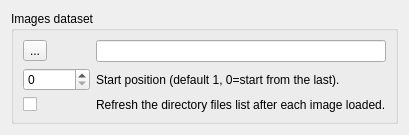
                             <widget class="QWidget" name="page_5">
                              <layout class="QVBoxLayout" name="verticalLayout_6">
                               <item>
                                <widget class="QGroupBox" name="source_groupBox_images">
                                 <property name="title">
                                  <string>Images dataset</string>
                                 </property>
                                 <layout class="QGridLayout" name="gridLayout_7" columnstretch="0,1">
                                  <item row="2" column="0">
                                   <widget class="QCheckBox" name="source_images_refreshDir">
                                    <property name="text">
                                     <string/>
                                    </property>
                                   </widget>
                                  </item>
                                  <item row="1" column="0">
                                   <widget class="QSpinBox" name="source_images_spinBox_startPos">
                                    <property name="minimum">
                                     <number>0</number>
                                    </property>
                                    <property name="maximum">
                                     <number>999999999</number>
                                    </property>
                                   </widget>
                                  </item>
                                  <item row="0" column="1">
                                   <widget class="QLineEdit" name="source_images_lineEdit_path">
                                    <property name="readOnly">
                                     <bool>false</bool>
                                    </property>
                                   </widget>
                                  </item>
                                  <item row="0" column="0">
                                   <widget class="QToolButton" name="source_images_toolButton_selectSource">
                                    <property name="text">
                                     <string>...</string>
                                    </property>
                                   </widget>
                                  </item>
                                  <item row="2" column="1">
                                   <widget class="QLabel" name="label_34">
                                    <property name="text">
                                     <string>Refresh the directory files list after each image loaded.</string>
                                    </property>
                                   </widget>
                                  </item>
                                  <item row="1" column="1">
                                   <widget class="QLabel" name="label_21">
                                    <property name="text">
                                     <string>Start position (default 1, 0=start from the last).</string>
                                    </property>
                                   </widget>
                                  </item>
                                 </layout>
                                </widget>
                               </item>
                               <item>
                                <spacer name="verticalSpacer_9">
                                 <property name="orientation">
                                  <enum>Qt::Vertical</enum>
                                 </property>
                                 <property name="sizeHint" stdset="0">
                                  <size>
                                   <width>0</width>
                                   <height>0</height>
                                  </size>
                                 </property>
                                </spacer>
                               </item>
                              </layout>
                             </widget>
